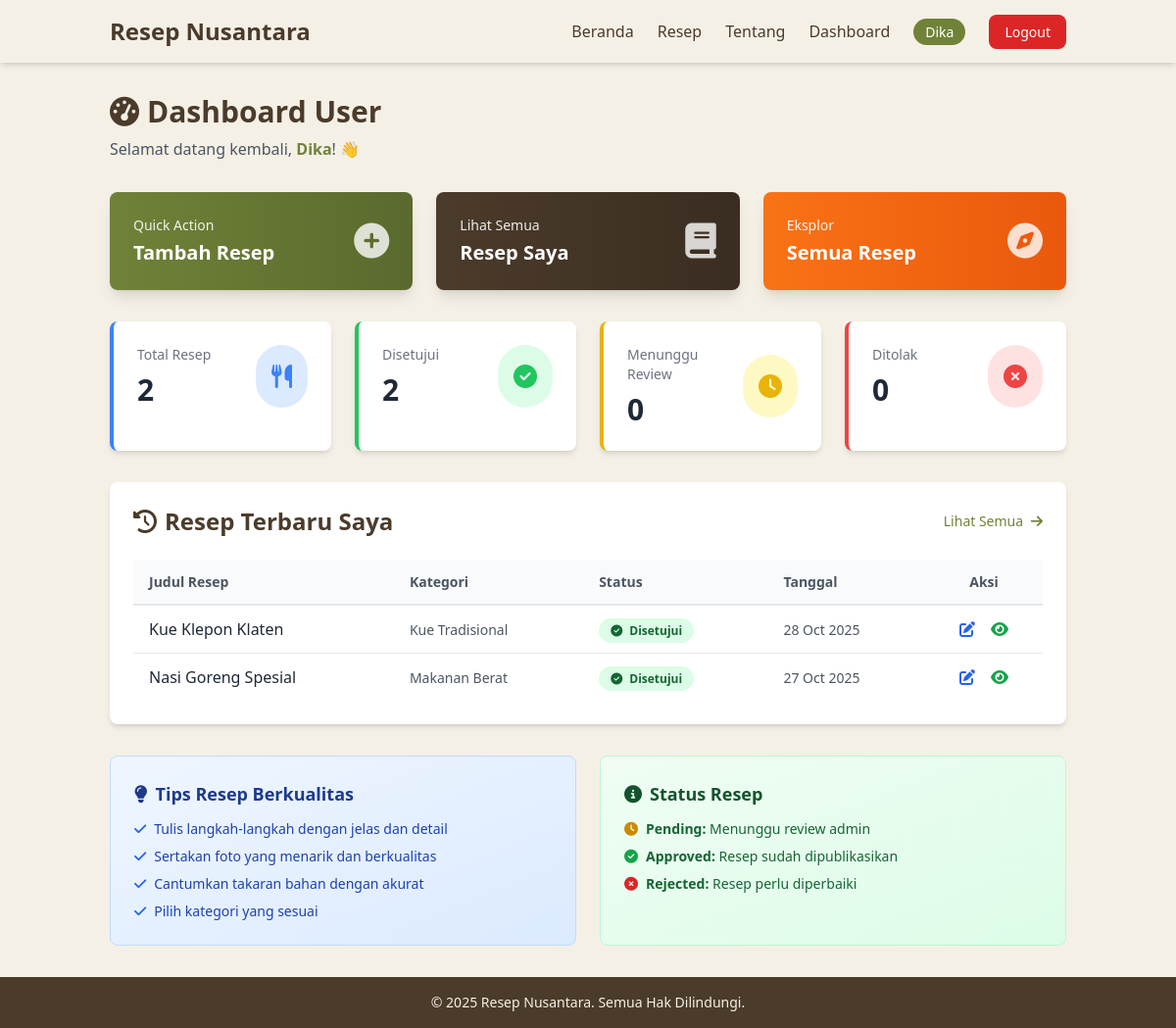
The page /user/dashboard.php (signed in) on the database its author committed.
### tables this page shows
CREATE TABLE `recipes` (
  `id` int(11) NOT NULL,
  `user_id` int(11) NOT NULL,
  `title` varchar(150) NOT NULL,
  `ingredients` text NOT NULL,
  `steps` text NOT NULL,
  `photo` varchar(255) DEFAULT NULL,
  `status` enum('pending','approved','rejected') DEFAULT 'pending',
  `created_at` datetime DEFAULT current_timestamp(),
  `updated_at` datetime DEFAULT current_timestamp() ON UPDATE current_timestamp()
);

### user/dashboard.php (the view, shortened to what this page needs)
<?php
require_once __DIR__ . '/../includes/auth_check.php';
$user_id = $_SESSION['user_id'];
$user_name = $_SESSION['name'];
$stats_query = "SELECT
    COUNT(*) as total_recipes,
    SUM(CASE WHEN status = 'approved' THEN 1 ELSE 0 END) as approved_recipes,
    SUM(CASE WHEN status = 'pending' THEN 1 ELSE 0 END) as pending_recipes,
    SUM(CASE WHEN status = 'rejected' THEN 1 ELSE 0 END) as rejected_recipes
    FROM recipes
    WHERE user_id = ?";
$stmt = $conn->prepare($stats_query);
$stmt->bind_param('i', $user_id);
$stmt->execute();
$stats = $stmt->get_result()->fetch_assoc();
$recent_query = "SELECT r.id, r.title, r.status, r.created_at,
    (SELECT GROUP_CONCAT(c.name SEPARATOR ', ')
     FROM recipe_categories rc
     JOIN categories c ON rc.category_id = c.id
     WHERE rc.recipe_id = r.id) as categories
    FROM recipes r
    WHERE r.user_id = ?
    ORDER BY r.created_at DESC
    LIMIT 5";
$stmt_recent = $conn->prepare($recent_query);
$stmt_recent->bind_param('i', $user_id);
$stmt_recent->execute();
$recent_recipes = $stmt_recent->get_result();
include '../includes/header.php';
?>
<main class="flex-grow container mx-auto px-6 py-8">
    <div class="mb-8">
        <h1 class="text-3xl font-bold text-[#4b3b2b] mb-2">
            <i class="fas fa-tachometer-alt mr-2"></i>Dashboard User
        </h1>
        <p class="text-gray-600">Selamat datang kembali, <span class="font-semibold text-[#708238]"><?php echo htmlspecialchars($user_name); ?></span>! 👋</p>
    </div>
    <div class="grid grid-cols-1 md:grid-cols-3 gap-6 mb-8">
        <a href="add_recipe.php" class="bg-gradient-to-r from-[#708238] to-[#5a6a2e] text-white rounded-lg p-6 shadow-lg hover:shadow-xl transition transform hover:-translate-y-1">
            <div class="flex items-center justify-between">
                <div>
                    <p class="text-sm opacity-90">Quick Action</p>
                    <h3 class="text-xl font-bold mt-1">Tambah Resep</h3>
                </div>
                <i class="fas fa-plus-circle text-4xl opacity-80"></i>
            </div>
        </a>
        <a href="my_recipes.php" class="bg-gradient-to-r from-[#4b3b2b] to-[#3a2d21] text-white rounded-lg p-6 shadow-lg hover:shadow-xl transition transform hover:-translate-y-1">
            <div class="flex items-center justify-between">
                <div>
                    <p class="text-sm opacity-90">Lihat Semua</p>
                    <h3 class="text-xl font-bold mt-1">Resep Saya</h3>
                </div>
                <i class="fas fa-book text-4xl opacity-80"></i>
            </div>
        </a>
        <a href="../recipes.php" class="bg-gradient-to-r from-orange-500 to-orange-600 text-white rounded-lg p-6 shadow-lg hover:shadow-xl transition transform hover:-translate-y-1">
            <div class="flex items-center justify-between">
                <div>
                    <p class="text-sm opacity-90">Eksplor</p>
                    <h3 class="text-xl font-bold mt-1">Semua Resep</h3>
                </div>
                <i class="fas fa-compass text-4xl opacity-80"></i>
            </div>
        </a>
    </div>
    <div class="grid grid-cols-1 md:grid-cols-2 lg:grid-cols-4 gap-6 mb-8">
        <div class="bg-white rounded-lg shadow-md p-6 border-l-4 border-blue-500">
            <div class="flex items-center justify-between">
                <div>
                    <p class="text-gray-500 text-sm font-medium">Total Resep</p>
                    <p class="text-3xl font-bold text-gray-800 mt-2"><?php echo $stats['total_recipes']; ?></p>
                </div>
                <div class="bg-blue-100 rounded-full p-4">
                    <i class="fas fa-utensils text-2xl text-blue-500"></i>
                </div>
            </div>
        </div>
        <div class="bg-white rounded-lg shadow-md p-6 border-l-4 border-green-500">
            <div class="flex items-center justify-between">
                <div>
                    <p class="text-gray-500 text-sm font-medium">Disetujui</p>
                    <p class="text-3xl font-bold text-gray-800 mt-2"><?php echo $stats['approved_recipes']; ?></p>
                </div>
                <div class="bg-green-100 rounded-full p-4">
                    <i class="fas fa-check-circle text-2xl text-green-500"></i>
                </div>
            </div>
        </div>
        <div class="bg-white rounded-lg shadow-md p-6 border-l-4 border-yellow-500">
            <div class="flex items-center justify-between">
                <div>
                    <p class="text-gray-500 text-sm font-medium">Menunggu Review</p>
                    <p class="text-3xl font-bold text-gray-800 mt-2"><?php echo $stats['pending_recipes']; ?></p>
                </div>
                <div class="bg-yellow-100 rounded-full p-4">
                    <i class="fas fa-clock text-2xl text-yellow-500"></i>
                </div>
            </div>
        </div>
        <div class="bg-white rounded-lg shadow-md p-6 border-l-4 border-red-500">
            <div class="flex items-center justify-between">
                <div>
                    <p class="text-gray-500 text-sm font-medium">Ditolak</p>
                    <p class="text-3xl font-bold text-gray-800 mt-2"><?php echo $stats['rejected_recipes']; ?></p>
                </div>
                <div class="bg-red-100 rounded-full p-4">
                    <i class="fas fa-times-circle text-2xl text-red-500"></i>
                </div>
            </div>
        </div>
    </div>
    <div class="bg-white rounded-lg shadow-md p-6">
        <div class="flex items-center justify-between mb-6">
            <h2 class="text-2xl font-bold text-[#4b3b2b]">
                <i class="fas fa-history mr-2"></i>Resep Terbaru Saya
            </h2>
            <a href="my_recipes.php" class="text-[#708238] hover:text-[#5a6a2e] font-medium text-sm">
                Lihat Semua <i class="fas fa-arrow-right ml-1"></i>
            </a>
        </div>
        <?php if ($recent_recipes->num_rows > 0): ?>
        <div class="overflow-x-auto">
            <table class="w-full">
                <thead class="bg-gray-50 border-b-2 border-gray-200">
                    <tr>
                        <th class="text-left py-3 px-4 font-semibold text-sm text-gray-600">Judul Resep</th>
                        <th class="text-left py-3 px-4 font-semibold text-sm text-gray-600">Kategori</th>
                        <th class="text-left py-3 px-4 font-semibold text-sm text-gray-600">Status</th>
                        <th class="text-left py-3 px-4 font-semibold text-sm text-gray-600">Tanggal</th>
                        <th class="text-center py-3 px-4 font-semibold text-sm text-gray-600">Aksi</th>
                    </tr>
                </thead>
                <tbody class="divide-y divide-gray-200">
                    <?php while ($recipe = $recent_recipes->fetch_assoc()): ?>
                    <tr class="hover:bg-gray-50 transition">
                        <td class="py-3 px-4">
                            <p class="font-medium text-gray-800"><?php echo htmlspecialchars($recipe['title']); ?></p>
                        </td>
                        <td class="py-3 px-4">
                            <span class="text-sm text-gray-600">
                                <?php echo $recipe['categories'] ? htmlspecialchars($recipe['categories']) : '-'; ?>
                            </span>
                        </td>
                        <td class="py-3 px-4">
                            <?php
                            $status_classes = [
                                'approved' => 'bg-green-100 text-green-800',
                                'pending' => 'bg-yellow-100 text-yellow-800',
                                'rejected' => 'bg-red-100 text-red-800'
                            ];
                            $status_icons = [
                                'approved' => 'fa-check-circle',
                                'pending' => 'fa-clock',
                                'rejected' => 'fa-times-circle'
                            ];
                            $status_text = [
                                'approved' => 'Disetujui',
                                'pending' => 'Pending',
                                'rejected' => 'Ditolak'
                            ];
                            $status = $recipe['status'];
                            ?>
                            <span class="px-3 py-1 rounded-full text-xs font-semibold <?php echo $status_classes[$status]; ?>">
                                <i class="fas <?php echo $status_icons[$status]; ?> mr-1"></i>
                                <?php echo $status_text[$status]; ?>
                            </span>
                        </td>
                        <td class="py-3 px-4">
                            <span class="text-sm text-gray-600">
                                <?php echo date('d M Y', strtotime($recipe['created_at'])); ?>
                            </span>
                        </td>
                        <td class="py-3 px-4 text-center">
                            <a href="edit_recipe.php?id=<?php echo $recipe['id']; ?>" class="text-blue-600 hover:text-blue-800 mr-3" title="Edit">
                                <i class="fas fa-edit"></i>
                            </a>
                            <a href="../recipe_detail.php?id=<?php echo $recipe['id']; ?>" class="text-green-600 hover:text-green-800" title="Lihat Detail">
                                <i class="fas fa-eye"></i>
                            </a>
                        </td>
                    </tr>
                    <?php endwhile; ?>
                </tbody>
            </table>
        </div>
        <?php endif; ?>
    </div>
    <div class="grid grid-cols-1 md:grid-cols-2 gap-6 mt-8">
        <div class="bg-gradient-to-br from-blue-50 to-blue-100 rounded-lg p-6 border border-blue-200">
            <h3 class="font-bold text-lg text-blue-900 mb-3">
                <i class="fas fa-lightbulb mr-2"></i>Tips Resep Berkualitas
            </h3>
            <ul class="space-y-2 text-sm text-blue-800">
                <li><i class="fas fa-check text-blue-600 mr-2"></i>Tulis langkah-langkah dengan jelas dan detail</li>
                <li><i class="fas fa-check text-blue-600 mr-2"></i>Sertakan foto yang menarik dan berkualitas</li>
                <li><i class="fas fa-check text-blue-600 mr-2"></i>Cantumkan takaran bahan dengan akurat</li>
                <li><i class="fas fa-check text-blue-600 mr-2"></i>Pilih kategori yang sesuai</li>
            </ul>
        </div>
        <div class="bg-gradient-to-br from-green-50 to-green-100 rounded-lg p-6 border border-green-200">
            <h3 class="font-bold text-lg text-green-900 mb-3">
                <i class="fas fa-info-circle mr-2"></i>Status Resep
            </h3>
            <ul class="space-y-2 text-sm text-green-800">
                <li><i class="fas fa-clock text-yellow-600 mr-2"></i><strong>Pending:</strong> Menunggu review admin</li>
                <li><i class="fas fa-check-circle text-green-600 mr-2"></i><strong>Approved:</strong> Resep sudah dipublikasikan</li>
                <li><i class="fas fa-times-circle text-red-600 mr-2"></i><strong>Rejected:</strong> Resep perlu diperbaiki</li>
            </ul>
        </div>
    </div>
</main>
<?php include '../includes/footer.php'; ?>

### rows shown on the page
recipes: title "Kue Klepon Klaten", categories "Kue Tradisional", status "Disetujui", created_at "28 Oct 2025"
recipes: title "Nasi Goreng Spesial", categories "Makanan Berat", status "Disetujui", created_at "27 Oct 2025"

### other values the page prints
$_SESSION['name'] "Dika"
$user_name "Dika"
$stats['total_recipes'] "2"
$stats['approved_recipes'] "2"
$stats['pending_recipes'] "0"
$stats['rejected_recipes'] "0"
